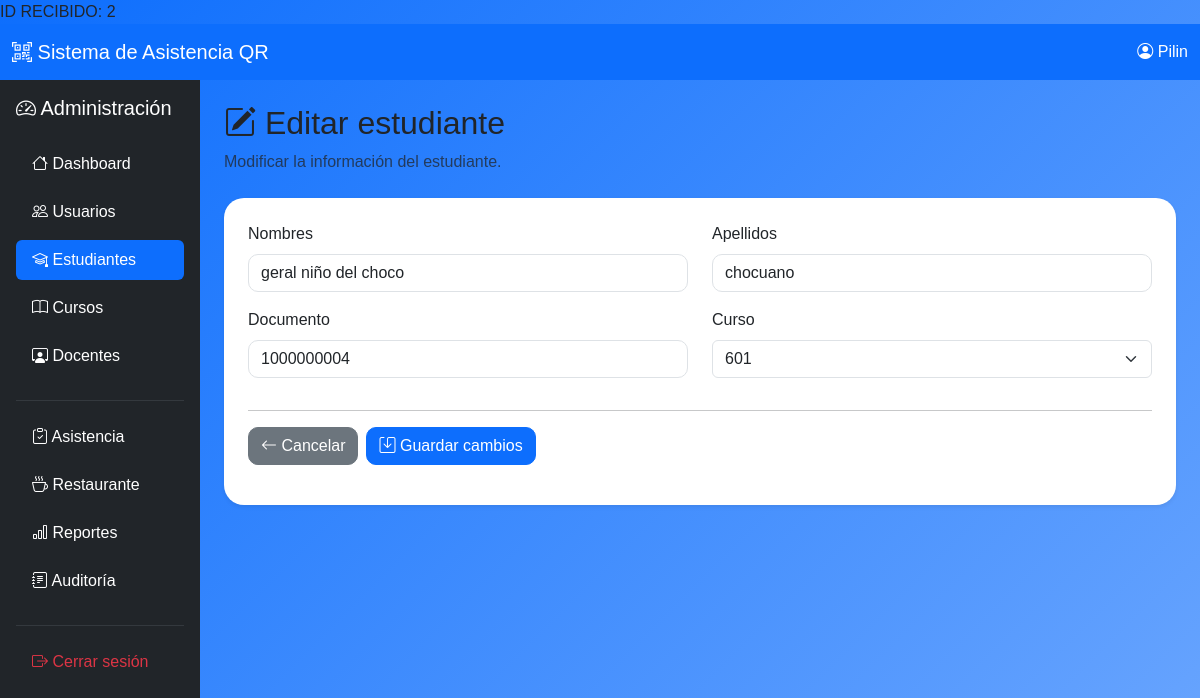
The app's page /admin/estudiante_editar.php?id=2 (signed in) with its own data.
### tables this page shows
CREATE TABLE `estudiantes` (
  `id_estudiante` int(11) NOT NULL,
  `documento` varchar(20) NOT NULL,
  `nombres` varchar(100) NOT NULL,
  `apellidos` varchar(100) NOT NULL,
  `id_curso` int(11) NOT NULL,
  `estado` enum('ACTIVO','INACTIVO') DEFAULT 'ACTIVO',
  `fecha_creacion` timestamp NOT NULL DEFAULT current_timestamp()
);

CREATE TABLE `cursos` (
  `id_curso` int(11) NOT NULL,
  `nombre_curso` varchar(20) NOT NULL,
  `estado` enum('ACTIVO','INACTIVO') DEFAULT 'ACTIVO'
);

### admin/estudiante_editar.php (the view, shortened to what this page needs)
<?php
require_once("../config/conexion.php");
$id_estudiante = intval($_GET["id"]);
echo "ID RECIBIDO: " . $id_estudiante;
$sql = "SELECT
            id_estudiante,
            documento,
            nombres,
            apellidos,
            id_curso
        FROM estudiantes
        WHERE id_estudiante = ?";
$stmt = mysqli_prepare($conexion, $sql);
mysqli_stmt_bind_param(
    $stmt,
    "i",
    $id_estudiante
);
mysqli_stmt_execute($stmt);
$resultado = mysqli_stmt_get_result($stmt);
$estudiante = mysqli_fetch_assoc($resultado);
$sql = "SELECT
            id_curso,
            nombre_curso
        FROM cursos
        WHERE estado = 'ACTIVO'
        ORDER BY nombre_curso ASC";
$resultado_cursos = mysqli_query($conexion, $sql);
?>
<!DOCTYPE html>
<html lang="es">
<head>
    <link
        href="https://cdn.jsdelivr.net/npm/bootstrap@5.3.7/dist/css/bootstrap.min.css"
        rel="stylesheet"
    >
    <link
        href="https://cdn.jsdelivr.net/npm/bootstrap-icons@1.13.1/font/bootstrap-icons.min.css"
        rel="stylesheet"
    >
    <link
        rel="stylesheet"
        href="../assets/css/estilos.css"
    >
</head>
<body class="bg-light">
<nav class="navbar navbar-dark bg-primary">
    <div class="container-fluid">
        <a
            href="dashboard.php"
            class="navbar-brand"
        >
            <i class="bi bi-qr-code-scan"></i>
            Sistema de Asistencia QR
        </a>
        <span class="text-white">
            <i class="bi bi-person-circle"></i>
            <?php
            echo htmlspecialchars(
                $_SESSION["nombre"]
            );
            ?>
        </span>
    </div>
</nav>
<div class="container-fluid">
    <div class="row">
        <aside class="col-md-2 bg-dark min-vh-100 p-3">
            <h5 class="text-white mb-4">
                <i class="bi bi-speedometer2"></i>
                Administración
            </h5>
            <div class="nav flex-column nav-pills">
                <a
                    href="dashboard.php"
                    class="nav-link text-white mb-2"
                >
                    <i class="bi bi-house"></i>
                    Dashboard
                </a>
                <a
                    href="usuarios.php"
                    class="nav-link text-white mb-2"
                >
                    <i class="bi bi-people"></i>
                    Usuarios
                </a>
                <a
                    href="estudiantes.php"
                    class="nav-link active mb-2"
                >
                    <i class="bi bi-mortarboard"></i>
                    Estudiantes
                </a>
                <a
                    href="#"
                    class="nav-link text-white mb-2"
                >
                    <i class="bi bi-book"></i>
                    Cursos
                </a>
                <a
                    href="#"
                    class="nav-link text-white mb-2"
                >
                    <i class="bi bi-person-workspace"></i>
                    Docentes
                </a>
                <hr class="text-secondary">
                <a
                    href="#"
                    class="nav-link text-white mb-2"
                >
                    <i class="bi bi-clipboard-check"></i>
                    Asistencia
                </a>
                <a
                    href="#"
                    class="nav-link text-white mb-2"
                >
                    <i class="bi bi-cup-hot"></i>
                    Restaurante
                </a>
                <a
                    href="#"
                    class="nav-link text-white mb-2"
                >
                    <i class="bi bi-bar-chart"></i>
                    Reportes
                </a>
                <a
                    href="#"
                    class="nav-link text-white mb-2"
                >
                    <i class="bi bi-journal-text"></i>
                    Auditoría
                </a>
                <hr class="text-secondary">
                <a
                    href="../auth/logout.php"
                    class="nav-link text-danger"
                >
                    <i class="bi bi-box-arrow-right"></i>
                    Cerrar sesión
                </a>
            </div>
        </aside>
        <main class="col-md-10 p-4">
            <div class="mb-4">
                <h2>
                    <i class="bi bi-pencil-square"></i>
                    Editar estudiante
                </h2>
                <p class="text-muted">
                    Modificar la información del estudiante.
                </p>
            </div>
            <div class="card shadow-sm border-0">
                <div class="card-body p-4">
                    <form method="POST">
                        <div class="row">
                            <div class="col-md-6 mb-3">
                                <label class="form-label">
                                    Nombres
                                </label>
                                <input
                                    type="text"
                                    name="nombres"
                                    class="form-control"
                                    maxlength="100"
                                    value="<?php
                                    echo htmlspecialchars(
                                        $estudiante["nombres"]
                                    );
                                    ?>"
                                    required
                                >
                            </div>
                            <div class="col-md-6 mb-3">
                                <label class="form-label">
                                    Apellidos
                                </label>
                                <input
                                    type="text"
                                    name="apellidos"
                                    class="form-control"
                                    maxlength="100"
                                    value="<?php
                                    echo htmlspecialchars(
                                        $estudiante["apellidos"]
                                    );
                                    ?>"
                                    required
                                >
                            </div>
                            <div class="col-md-6 mb-3">
                                <label class="form-label">
                                    Documento
                                </label>
                                <input
                                    type="text"
                                    name="documento"
                                    class="form-control"
                                    maxlength="20"
                                    value="<?php
                                    echo htmlspecialchars(
                                        $estudiante["documento"]
                                    );
                                    ?>"
                                    required
                                >
                            </div>
                            <div class="col-md-6 mb-3">
                                <label class="form-label">
                                    Curso
                                </label>
                                <select
                                    name="id_curso"
                                    class="form-select"
                                    required
                                >
                                    <?php while (
                                        $curso =
                                        mysqli_fetch_assoc(
                                            $resultado_cursos
                                        )
                                    ): ?>
                                        <option
                                            value="<?php
                                            echo $curso["id_curso"];
                                            ?>"
                                            <?php
                                            if (
                                                $curso["id_curso"]
                                                == $estudiante["id_curso"]
                                            ) {
                                                echo "selected";
                                            }
                                            ?>
                                        >
                                            <?php
                                            echo htmlspecialchars(
                                                $curso["nombre_curso"]
                                            );
                                            ?>
                                        </option>
                                    <?php endwhile; ?>
                                </select>
                            </div>
                        </div>
                        <hr>
                        <div class="d-flex gap-2">
                            <a
                                href="estudiantes.php"
                                class="btn btn-secondary"
                            >
                                <i class="bi bi-arrow-left"></i>
                                Cancelar
                            </a>
                            <button
                                type="submit"
                                class="btn btn-primary"
                            >
                                <i class="bi bi-save"></i>
                                Guardar cambios
                            </button>
                        </div>
                    </form>
                </div>
            </div>
        </main>
    </div>
</div>
</body>
</html>

### assets/css/estilos.css (style rules this page uses)
body { background: linear-gradient(135deg,#0d6efd,#6ea8fe); font-family: Arial, Helvetica, sans-serif; }
.card { border:none; border-radius:20px; }
.form-control { border-radius:10px; }
.btn { border-radius:10px; }

### records on screen
estudiantes: nombres "geral niño del choco", apellidos "chocuano", documento "1000000004", id_curso "601"

### other values on screen
$id_estudiante "2"
$_SESSION["nombre"] "Pilin"
